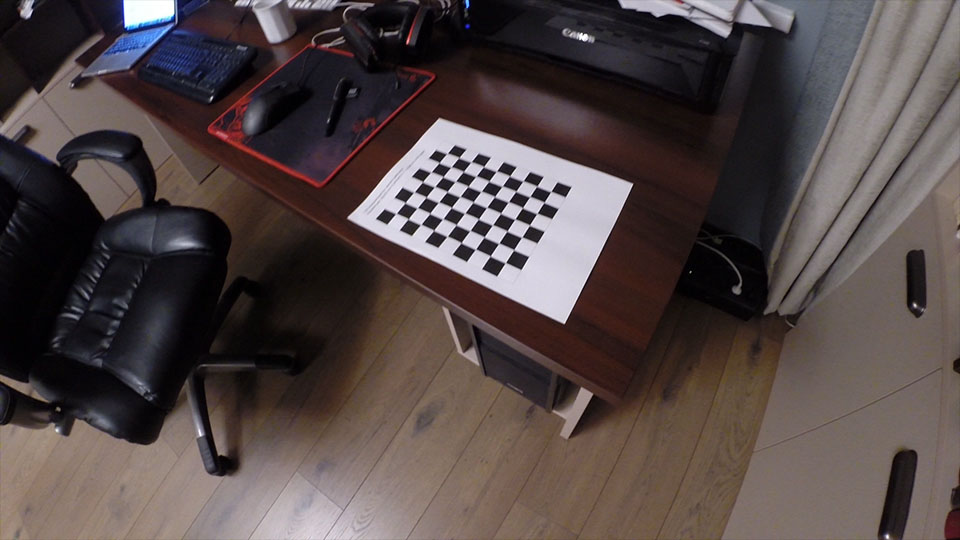
#> input picture GOPR01170000.jpg, 960 x 540 px
$ jupyter execute lab_5.ipynb
#> lines starting #> are read from the running program, lines starting #| are printed output that depends on the picture
[cell 1]
import cv2
import numpy as np
import matplotlib.pyplot as plt
import PIL.Image as Image
import PIL.ExifTags

<b> № 1 </b>

[cell 2]
img_path = 'GOPR01170000.jpg'
img = Image.open(img_path)
#> img is the input picture: PIL image 960x540 RGB; mean R, G, B 82.6, 71.2, 70.5

[cell 3]
exif_data = { PIL.ExifTags.TAGS[k]: v for k, v in img._getexif().items() if k in PIL.ExifTags.TAGS }
#> exif_data = 10 items

[cell 4]
exif_data

[cell 5]
cx = exif_data.get('ExifImageWidth') / 2
#> cx = 480
cy = exif_data.get('ExifImageHeight') / 2
#> cy = 270

print(f"Cx: {cx} ; Cy: {cy}")
#| Cx: 480.0 ; Cy: 270.0

[cell 6]
dpi_x, dpi_y = exif_data.get('XResolution'), exif_data.get('YResolution')
print(f"DPI X: {dpi_x} ; DPI Y: {dpi_y}")
#| DPI X: 72.0 ; DPI Y: 72.0

[cell 7]
dpi_to_mm = lambda x: x * 25.4
dpi_x_mm, dpi_y_mm = dpi_to_mm(dpi_x), dpi_to_mm(dpi_y)
#> dpi_x_mm = 1828.8; dpi_y_mm = 1828.8
print(f"IN MM DPI X: {dpi_x_mm} ; DPI Y: {dpi_y_mm}")
#| IN MM DPI X: 1828.8 ; DPI Y: 1828.8

[cell 8]
focal_length = 24.0
focal_x = focal_length * dpi_x_mm
#> focal_x = 43891.2
focal_y = focal_length * dpi_y_mm
#> focal_y = 43891.2
print(f"Focal x: {focal_x} ; Focal y: {focal_y}")
#| Focal x: 43891.2 ; Focal y: 43891.2

[cell 9]
camera_matrix = np.array([[focal_x, 0, cx], [0, focal_y, cy], [0,0,1]])
#> camera_matrix = [[43891.2, 0, 480], [0, 43891.2, 270], [0, 0, 1]]

[cell 10]
print(f"Camera matrix: \n{camera_matrix}")
#| Camera matrix:
#| [[4.38912e+04 0.00000e+00 4.80000e+02]
#|  [0.00000e+00 4.38912e+04 2.70000e+02]
#|  [0.00000e+00 0.00000e+00 1.00000e+00]]

<b> № 2 </b>

[cell 11]
camera_data = cv2.FileStorage("camera.xml", cv2.FILE_STORAGE_READ)

[cell 12]
camera_matrix= camera_data.getNode('camera_matrix').mat()
dist_coefs = camera_data.getNode('distortion_coefficients').mat()

print(f"Camera matrix : \n{camera_matrix}")
print()
print(f"Distorsion coefficients: \n{dist_coefs}")

[cell 13]
w, h = exif_data.get('ExifImageWidth'), exif_data.get('ExifImageHeight')
#> w = 960; h = 540

[cell 14]
new_camera_matrix, roi = cv2.getOptimalNewCameraMatrix(camera_matrix, dist_coefs, (w, h), 1, (w, h))
#> new_camera_matrix = [[227.7, 0, 461.9], [0, 236.5, 242.8], [0, 0, 1]]; roi = (86, 83, 763, 326)

[cell 15]
img = cv2.imread(img_path)
#> img: shape (540, 960, 3)
undistorted_img = cv2.undistort(img, camera_matrix, dist_coefs, None, new_camera_matrix)
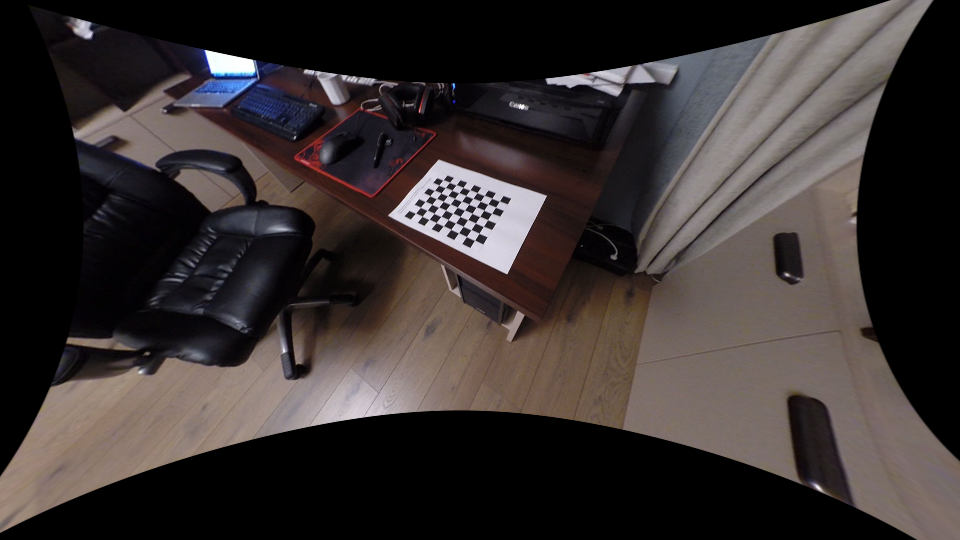
#> undistorted_img: shape (540, 960, 3); mean B, G, R 48.6, 49.4, 56.2

[cell 16]
print("Original: \n")
plt.imshow(img)

[cell 17]
print("Undistorted: \n")
plt.imshow(undistorted_img)

[cell 18]
plt.imsave("undistorted" + img_path, undistorted_img)
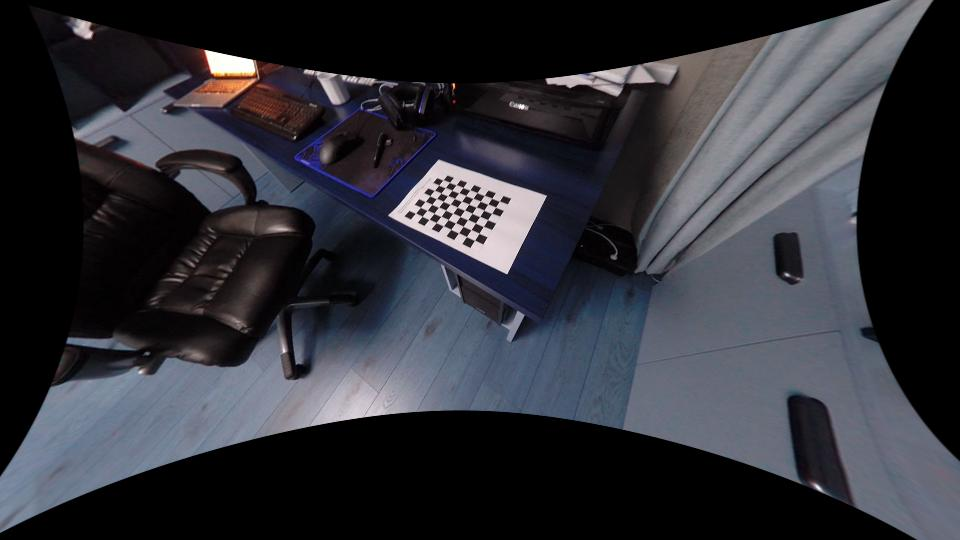
#> saved as undistortedGOPR01170000.jpg: shape (540, 960, 3); mean R, G, B 48.6, 49.4, 56.3
